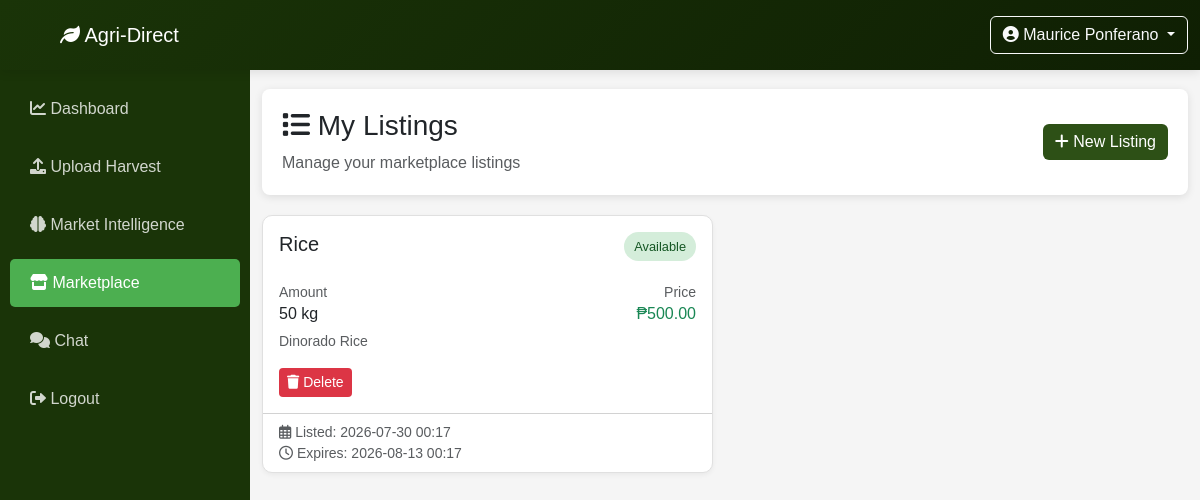
The page /marketplace/my-listings (signed in) on the database its author committed.
### tables this page shows
CREATE TABLE marketplace(
        id INTEGER PRIMARY KEY AUTOINCREMENT,
        user_id INTEGER,
        username TEXT,
        crop_id INTEGER,
        crop_name TEXT,
        amount INTEGER,
        price REAL,
        unit TEXT DEFAULT 'kg',
        status TEXT DEFAULT 'available',
        listing_date TEXT,
        expiry_date TEXT,
        description TEXT,
        location TEXT,
        FOREIGN KEY (user_id) REFERENCES users(id),
        FOREIGN KEY (crop_id) REFERENCES crops(id)
    );

### app.py (the view)
@app.route("/marketplace/my-listings")
def my_marketplace_listings():
    if "user" not in session:
        return redirect("/login")
    conn = get_db()
    cur = conn.cursor()
    cur.execute("""
        SELECT m.*
        FROM marketplace m
        WHERE m.username = ?
        ORDER BY m.listing_date DESC
    """, (session["user"],))
    listings = cur.fetchall()
    conn.close()
    return render_template("my_listings.html", listings=listings)

### app.py (called while the page is built)
def get_db():
    conn = sqlite3.connect(DB_PATH, timeout=30, isolation_level=None)
    conn.row_factory = sqlite3.Row
    conn.execute("PRAGMA busy_timeout = 30000")
    try:
        conn.execute("PRAGMA journal_mode = DELETE")
    except sqlite3.OperationalError:
        pass
    return conn

### templates/my_listings.html (shortened to what this page needs)
<!DOCTYPE html>
<html lang="en">
<head>
    <link href="https://cdn.jsdelivr.net/npm/bootstrap@5.3.0/dist/css/bootstrap.min.css" rel="stylesheet">
    <link href="https://cdnjs.cloudflare.com/ajax/libs/font-awesome/6.0.0/css/all.min.css" rel="stylesheet">
    <link rel="stylesheet" href="{{ url_for('static', filename='style.css') }}">
</head>
<body>
    <div class="sidebar">
        <nav class="nav flex-column">
            <a class="nav-link" href="/dashboard">
                <i class="fas fa-chart-line"></i> Dashboard
            </a>
            <a class="nav-link" href="/upload">
                <i class="fas fa-upload"></i> Upload Harvest
            </a>
            <a class="nav-link" href="/market-intelligence">
                <i class="fas fa-brain"></i> Market Intelligence
            </a>
            <a class="nav-link active" href="/marketplace">
                <i class="fas fa-store"></i> Marketplace
            </a>
            <a class="nav-link" href="#" onclick="toggleChat()">
                <i class="fas fa-comments"></i> Chat
            </a>
            <a class="nav-link" href="/logout">
                <i class="fas fa-sign-out-alt"></i> Logout
            </a>
        </nav>
    </div>
    <nav class="navbar navbar-dark navbar-custom fixed-top">
        <div class="container-fluid">
            <span class="navbar-brand mb-0 h1 ms-5">
                <i class="fas fa-leaf"></i> Agri-Direct
            </span>
            <div class="dropdown">
                <button class="btn btn-outline-light dropdown-toggle" type="button" id="profileDropdown" data-bs-toggle="dropdown" aria-expanded="false">
                    <i class="fas fa-user-circle"></i> {{ session.get('user', 'User') }}
                </button>
            </div>
        </div>
    </nav>
    <div class="main-content">
        <div class="container-fluid py-4">
            <div class="page-header">
                <div class="row align-items-center">
                    <div class="col">
                        <h3><i class="fas fa-list"></i> My Listings</h3>
                        <p class="text-muted mb-0">Manage your marketplace listings</p>
                    </div>
                    <div class="col-auto">
                        <a href="/marketplace/add" class="btn btn-success">
                            <i class="fas fa-plus"></i> New Listing
                        </a>
                    </div>
                </div>
            </div>
            <div class="row">
                {% if listings %}
                    {% for listing in listings %}
                    <div class="col-md-6 mb-4">
                        <div class="card listing-card">
                            <div class="card-body">
                                <div class="d-flex justify-content-between align-items-start">
                                    <h5 class="card-title">{{ listing['crop_name'] }}</h5>
                                    <span class="status-badge status-{{ listing['status'] }}">
                                        {{ listing['status']|title }}
                                    </span>
                                </div>
                                <div class="row mt-3">
                                    <div class="col-6">
                                        <small class="text-muted">Amount</small>
                                        <h6>{{ listing['amount'] }} {{ listing['unit'] or 'kg' }}</h6>
                                    </div>
                                    <div class="col-6 text-end">
                                        <small class="text-muted">Price</small>
                                        <h6 class="text-success">₱{{ "%.2f"|format(listing['price']) }}</h6>
                                    </div>
                                </div>
                                {% if listing['description'] %}
                                <p class="card-text small text-muted">{{ listing['description'] }}</p>
                                {% endif %}
                                <div class="d-flex gap-2 mt-2">
                                    {% if listing['status'] == 'available' %}
                                    <button class="btn btn-danger btn-sm" onclick="deleteListing({{ listing['id'] }})">
                                        <i class="fas fa-trash"></i> Delete
                                    </button>
                                    {% endif %}
                                </div>
                            </div>
                            <div class="card-footer bg-transparent text-muted small">
                                <i class="far fa-calendar-alt"></i> Listed: {{ listing['listing_date'][:16] }}
                                {% if listing['expiry_date'] %}
                                <br><i class="far fa-clock"></i> Expires: {{ listing['expiry_date'][:16] }}
                                {% endif %}
                            </div>
                        </div>
                    </div>
                    {% endfor %}
                {% endif %}
            </div>
        </div>
    </div>
</body>
</html>

### static/style.css (style rules this page uses)
body { font-family: Arial, sans-serif; background: #f4f4f4; }

### templates/my_listings.html (style rules this page uses)
body { background: #f5f5f5; }
.navbar-custom { background: linear-gradient(135deg, #1a3408 0%, #0f1f03 100%); box-shadow: 0 2px 10px rgba(0,0,0,0.1); padding: 0 0px; position: fixed; top: 0; left: 0; right: 0; height: 70px; z-index: 1030; }
.sidebar { background: #1a3408; color: white; min-height: 100vh; position: fixed; top: 0; left: 0; width: 250px; padding-top: 80px; z-index: 1000; }
.sidebar .nav-link { color: rgba(255,255,255,0.8); padding: 12px 20px; margin: 5px 10px; border-radius: 5px; transition: all 0.3s; }
.sidebar .nav-link.active { background: #4caf50; color: white; }
.main-content { margin-left: 250px; margin-top: 45px; padding-top: 20px; }
.listing-card { transition: transform 0.2s; border: 1px solid #e0e0e0; border-radius: 10px; box-shadow: 0 2px 5px rgba(0,0,0,0.05); }
.status-badge { padding: 5px 10px; border-radius: 20px; font-size: 0.8rem; }
.status-available { background: #d4edda; color: #155724; }
.btn-danger { background: #dc3545; border: none; }
.btn-success { background: #2d5016; border: none; }
.page-header { background: white; padding: 20px; border-radius: 8px; margin-bottom: 20px; box-shadow: 0 2px 8px rgba(0,0,0,0.1); }

### rows shown on the page
marketplace: get "Maurice Ponferano", crop_name "Rice", status "Available", amount "50", unit "kg", price "500.00", description "Dinorado Rice", listing_date "2026-07-30 00:17", expiry_date "2026-08-13 00:17"
